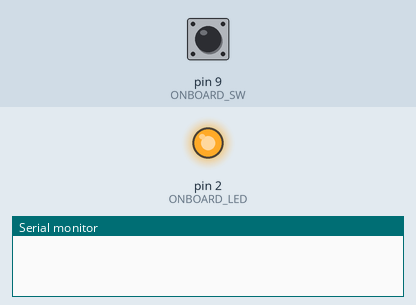
Simulated run of this sketch. Board: Arduino Uno, built with avr-gcc and run on an emulated ATmega328P. On the bench: output pins drawn as LEDs (lit = HIGH), the last lines printed to the serial monitor. The test bench sets the inputs (shaded band); at power-on: pin 9 (ONBOARD_SW) HIGH.

Above: at 1.2 s.
1.3 s: pin 9 (ONBOARD_SW) pulled LOW for 0.15 s
At 2.25 s:
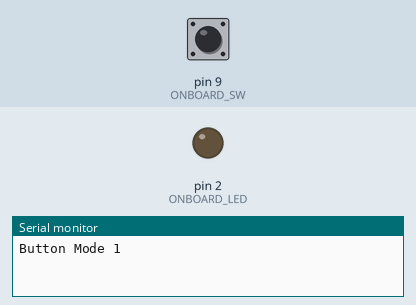
Timing chart, 0 to 10.3 s (numbered marks = the images above; inputs shaded):
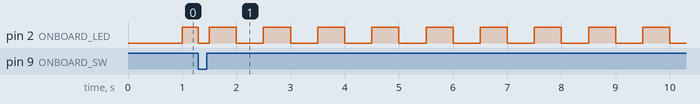

Measured:
- by itself, pin 2 (ONBOARD_LED): repeats every 1.0 s: HIGH 0.50 s, LOW 0.50 s

The sketch:

Ch10_-_MultiMode.ino
```cpp
/*
 *  Ex_06 - Physical Computing
 *  Revisit Input & Output
 *
 *  LED
 *  -- IO2
 *  Switch
 *  -- IO9
 *
 */

#define ONBOARD_LED 2    // LED IO2
#define ONBOARD_SW  9    // Switch IO9

int current_LED = LOW;
byte current_mode = 0;
byte current_ButtonState = HIGH;
byte previous_ButtonState = HIGH;

void setup() {
   Serial.begin(115200); //set up serial library baud rate to 115200
   pinMode(ONBOARD_LED, OUTPUT);
   pinMode(ONBOARD_SW, INPUT);

   digitalWrite(ONBOARD_LED, current_LED);    // turn the LED off by making the voltage LOW
}

void loop() {

    // Button Reading portion
    current_ButtonState = digitalRead(ONBOARD_SW);

    // Transition from High to Low, Button press instance
    if ((current_ButtonState == LOW) && (previous_ButtonState == HIGH)){
        current_mode = (current_mode >= 3)? 0 : current_mode + 1;
        Serial.print("Button Mode ");
        Serial.println(current_mode);
    }
    previous_ButtonState = current_ButtonState;

   if (current_mode == 0) {  // Switch is asserted Low (Active Low)
     current_LED = ((millis() / 1000) % 2 == 0)? LOW: HIGH;
   }
   else if (current_mode == 1) {
     current_LED = ((millis() / 500) % 2 == 0)? LOW: HIGH;
   }
   else if (current_mode == 2) {
     current_LED = ((millis() / 100) % 2 == 0)? LOW: HIGH;
   }
   else {
      current_LED = LOW;
   }

   digitalWrite(ONBOARD_LED, current_LED);
}
```
